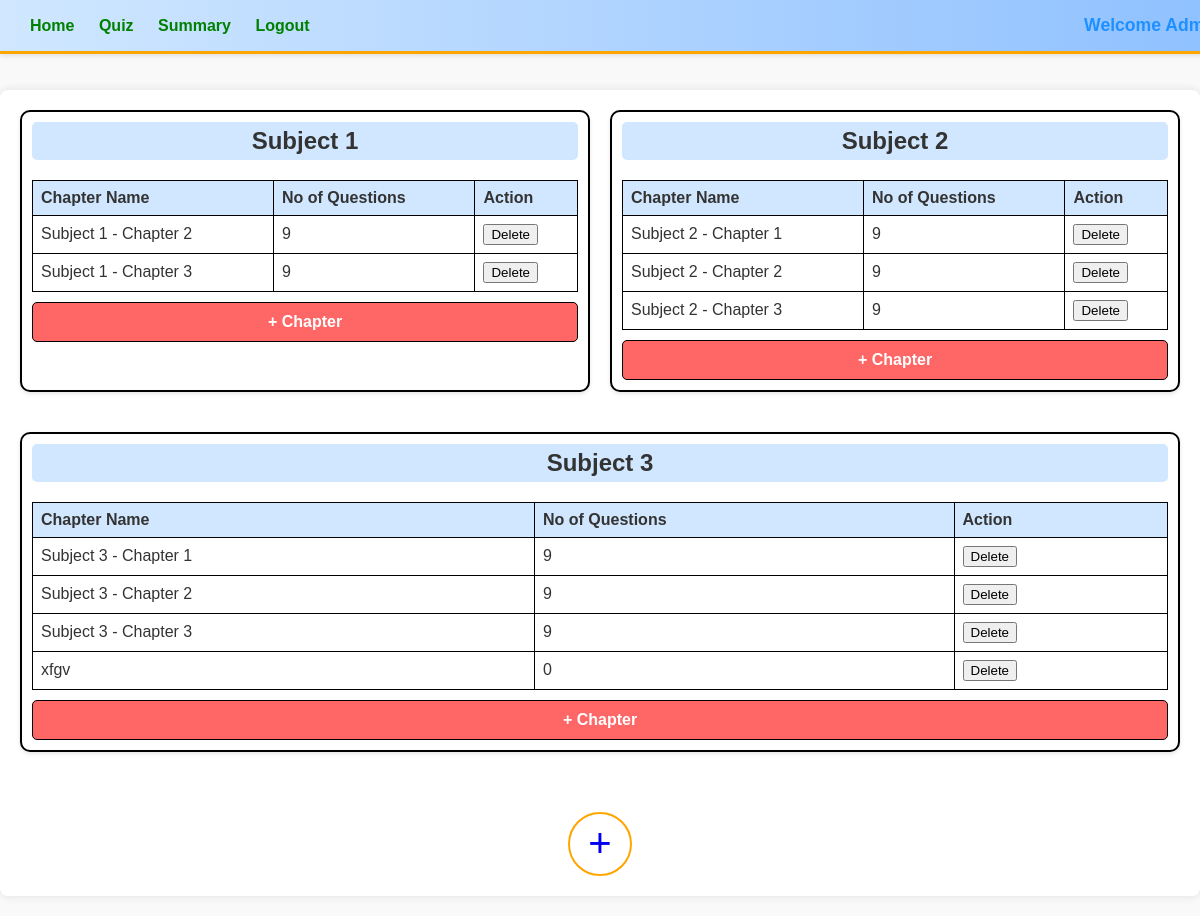
Screenshot of /admin_dashboard (signed in) with the database file from the repository.
### Performance_Analyser/quiz_management_system/models.py (models this page shows)
class Subject(db.Model):
    id = db.Column(db.Integer, primary_key=True)
    name = db.Column(db.String(150), nullable=False)
    description = db.Column(db.String(500))

class Chapter(db.Model):
    id = db.Column(db.Integer, primary_key=True)
    name = db.Column(db.String(150), nullable=False)
    description = db.Column(db.String(500))
    subject_id = db.Column(db.Integer)

### Performance_Analyser/quiz_management_system/app.py (the view)
@app.route('/admin_dashboard', methods=['GET', 'POST'])
@flask_profiler.profile()
def admin_dashboard():
    if not session.get('user_id') or User.query.get(session['user_id']).role != 'admin':
        return redirect(url_for('login'))
    subjects = Subject.query.all()
    chapters = Chapter.query.all()
    questions = Question.query.all()
    return render_template('admin_dashboard.html', subjects=subjects, chapters=chapters, questions=questions)

### Performance_Analyser/quiz_management_system/templates/admin_dashboard.html (shortened to what this page needs)
<!DOCTYPE html>
<html lang="en">
<head>
    <link rel="stylesheet" href="https://cdnjs.cloudflare.com/ajax/libs/font-awesome/5.15.3/css/all.min.css">
</head>
<body>
    <div class="header">
        <div class="nav">
            <a href="{{ url_for('admin_dashboard') }}">Home</a>
            <a href="{{ url_for('admin_dashboard_quiz') }}">Quiz</a>
            <a href="{{ url_for('admin_dashboard_summary') }}">Summary</a>
            <a href="{{ url_for('login') }}">Logout</a>
        </div>
        <div class="welcome">
            Welcome Admin
        </div>
    </div>
    <div class="container">
        {% for subject in subjects %}
            <div class="subject-box">
                <h2>{{ subject.name }}</h2>
                <table>
                    <tr>
                        <th>Chapter Name</th>
                        <th>No of Questions</th>
                        <th>Action</th>
                    </tr>
                    {% for chapter in chapters %}
                        {% if chapter.subject_id == subject.id %}
                        <tr>
                            <td>{{ chapter.name }}</td>
                            <td>{{ questions | selectattr('chapter_id', 'equalto', chapter.id) | list | length }}</td>
                            <td>
                                <form action="{{ url_for('delete_chapter', chapter_id=chapter.id) }}" method="POST" style="display:inline;">
                                    <button type="submit">Delete</button>
                                </form>
                            </td>
                        </tr>
                        {% endif %}
                    {% endfor %}
                </table>
                <a href="{{ url_for('add_chapter', subject_id=subject.id) }}" class="add-chapter">+ Chapter</a>
            </div>
        {% endfor %}
        <div class="add-subject">
            <div class="circle">
                <a href="{{ url_for('add_subject') }}" class="add-chapter">+</a>
            </div>
        </div>
    </div>
</body>
</html>

### Performance_Analyser/quiz_management_system/templates/admin_dashboard.html (style rules this page uses)
body { font-family: 'Comic Sans MS', cursive, sans-serif; background-color: #f9f9f9; margin: 0; padding: 70px 0 0; color: #333; }
a { text-decoration: none; }
.header { background: linear-gradient(90deg, #d0e7ff, #8ec0ff); padding: 10px 20px; display: flex; flex-wrap: wrap; justify-content: space-between; align-items: center; border-bottom: 3px solid #ffa500; box-shadow: 0 2px 5px rgba(0, 0, 0, 0.1); position: fixed; top: 0; left: 0; width: 100%; z-index: 1000; }
.header .nav a { color: green; margin: 0 10px; font-weight: bold; transition: color 0.3s; }
.header .welcome { color: #1e90ff; font-size: 1.1em; font-weight: bold; margin: 5px 0; }
.container { padding: 20px; max-width: 1200px; margin: 20px auto; display: flex; flex-wrap: wrap; gap: 20px; box-shadow: 0 0 10px rgba(0,0,0,0.1); background-color: #fff; border-radius: 8px; }
.subject-box { border: 2px solid #000; border-radius: 10px; padding: 10px; flex: 1 1 calc(45% - 20px); background-color: #fff; margin-bottom: 20px; box-shadow: 0 2px 4px rgba(0,0,0,0.1); transition: transform 0.3s; box-sizing: border-box; }
.subject-box h2 { text-align: center; margin-top: 0; background-color: #d0e7ff; padding: 5px; border-radius: 5px; }
.subject-box table { width: 100%; border-collapse: collapse; margin-top: 10px; }
.subject-box table th, .subject-box table td { border: 1px solid #000; padding: 8px; text-align: left; }
.subject-box table th { background-color: #d0e7ff; }
.subject-box .add-chapter { display: block; width: 100%; padding: 10px; box-sizing: border-box; margin-top: 10px; text-align: center; background-color: #ff6666; border: 1px solid #000; border-radius: 5px; color: #fff; font-weight: bold; transition: background-color 0.3s; }
.add-subject { display: flex; justify-content: center; align-items: center; margin-top: 20px; width: 100%; }
.add-subject .circle { width: 60px; height: 60px; border: 2px solid #ffa500; border-radius: 50%; display: flex; justify-content: center; align-items: center; font-size: 2.5em; color: #ffa500; background-color: #fff; transition: background-color 0.3s, color 0.3s, transform 0.3s; }

### rows the page displays
Subject: name "Subject 1"
Chapter: name "Subject 1 - Chapter 2", id "9"
Chapter: name "Subject 1 - Chapter 3", id "9"
Subject: name "Subject 2"
Chapter: name "Subject 2 - Chapter 1", id "9"
Chapter: name "Subject 2 - Chapter 2", id "9"
Chapter: name "Subject 2 - Chapter 3", id "9"
Subject: name "Subject 3"
Chapter: name "Subject 3 - Chapter 1", id "9"
Chapter: name "Subject 3 - Chapter 2", id "9"
Chapter: name "Subject 3 - Chapter 3", id "9"
Chapter: name "xfgv", id "0"
